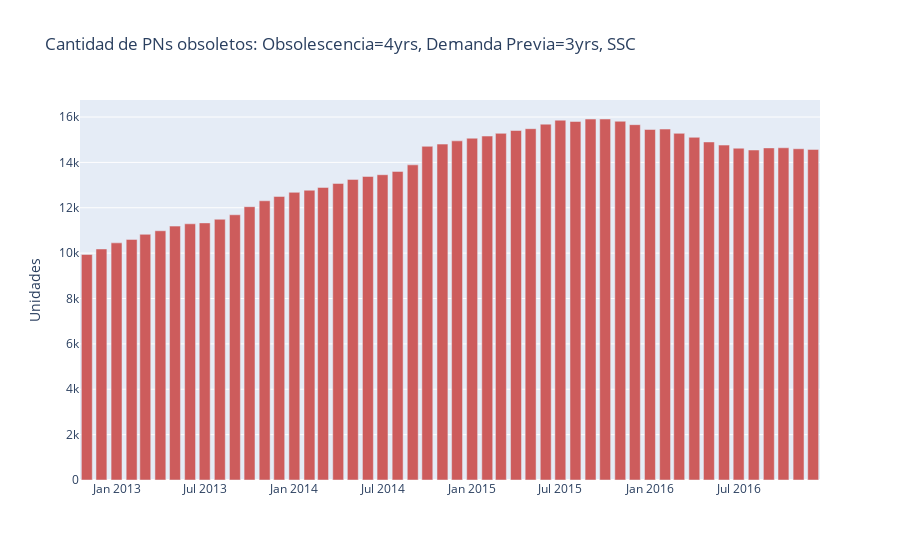

Here is the notebook cell this chart was saved with:
### Code cell
PNs, PNs_n = get_def_obsoletos(linea, years_obsoleto=4, years_dda_previa=3, grafico=True)

### Figure 1 — Plotly figure (JSON) as saved in the notebook; plotly's stock layout.template omitted (floating-point values rounded to 4 significant figures)
{"data": [{"marker": {"color": "indianred"}, "name": "Primary Product", "type": "bar", "x": ["2012-11-01", "2012-12-01", "2013-01-01", "2013-02-01", "2013-03-01", "2013-04-01", "2013-05-01", "2013-06-01", "2013-07-01", "2013-08-01", "2013-09-01", "2013-10-01", "2013-11-01", "2013-12-01", "2014-01-01", "2014-02-01", "2014-03-01", "2014-04-01", "2014-05-01", "2014-06-01", "2014-07-01", "2014-08-01", "2014-09-01", "2014-10-01", "2014-11-01", "2014-12-01", "2015-01-01", "2015-02-01", "2015-03-01", "2015-04-01", "2015-05-01", "2015-06-01", "2015-07-01", "2015-08-01", "2015-09-01", "2015-10-01", "2015-11-01", "2015-12-01", "2016-01-01", "2016-02-01", "2016-03-01", "2016-04-01", "2016-05-01", "2016-06-01", "2016-07-01", "2016-08-01", "2016-09-01", "2016-10-01", "2016-11-01", "2016-12-01"], "y": [9943, 10184, 10453, 10606, 10830, 10987, 11191, 11293, 11334, 11494, 11691, 12048, 12308, 12500, 12680, 12774, 12897, 13074, 13251, 13381, 13457, 13603, 13892, 14709, 14806, 14949, 15066, 15161, 15281, 15406, 15486, 15687, 15862, 15804, 15911, 15913, 15814, 15663, 15451, 15469, 15281, 15106, 14901, 14763, 14626, 14546, 14638, 14645, 14601, 14572]}], "layout": {"autosize": true, "barmode": "group", "title": {"text": "Cantidad de PNs obsoletos: Obsolescencia=4yrs, Demanda Previa=3yrs, SSC"}, "xaxis": {"autorange": true, "range": ["2012-10-18", "2016-12-15"], "type": "date"}, "yaxis": {"autorange": true, "range": [0, 16750.0], "title": {"text": "Unidades"}, "type": "linear"}}}
